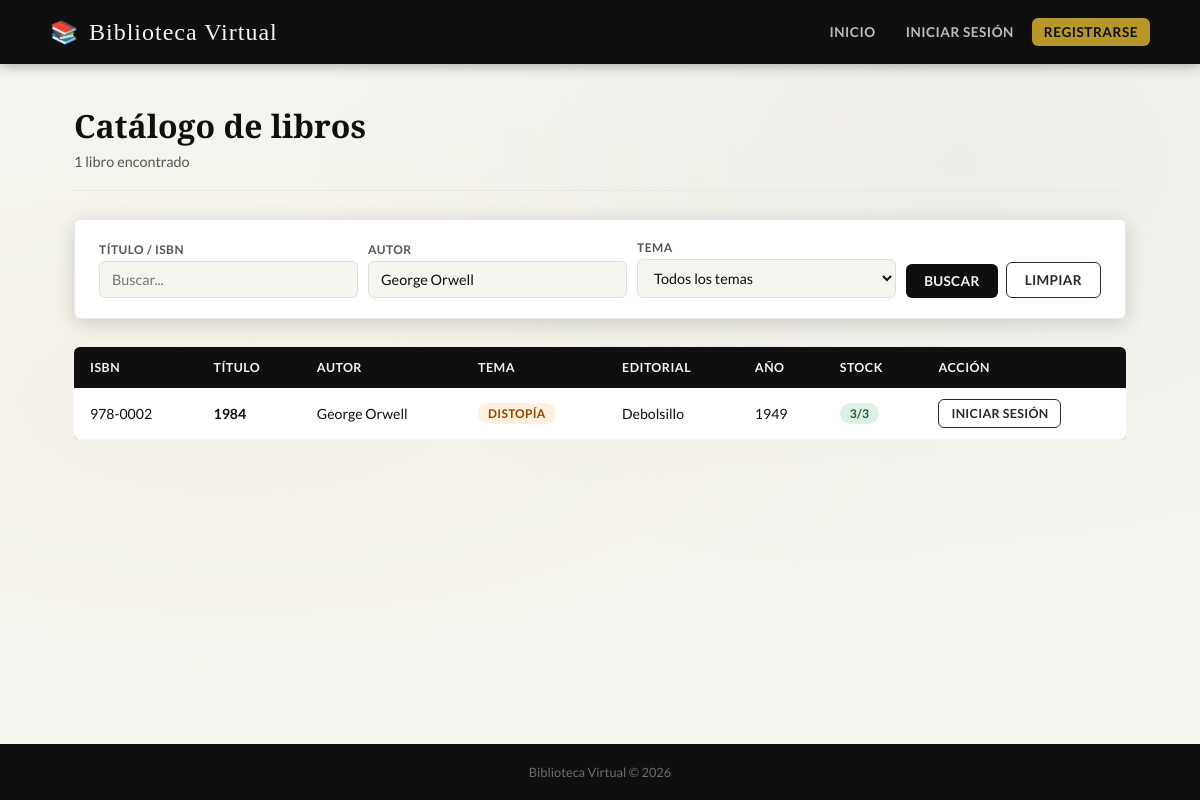
Screenshot of /catalogo.php?autor=George Orwell with the database file from the repository.
### tables this page shows
CREATE TABLE libros (
    id         INT AUTO_INCREMENT PRIMARY KEY,
    isbn       VARCHAR(20)  NOT NULL UNIQUE,
    titulo     VARCHAR(200) NOT NULL,
    autor      VARCHAR(150) NOT NULL,
    tema       VARCHAR(100) NOT NULL,
    editorial  VARCHAR(150) NOT NULL,
    anio       YEAR         NOT NULL,
    stock_total INT         NOT NULL DEFAULT 1,
    stock_disp  INT         NOT NULL DEFAULT 1
);

### includes/auth.php (called while the page is built, shortened)
<?php
function usuario(): ?array {
    return $_SESSION['usuario'] ?? null;
}

### catalogo.php (the view, shortened to what this page needs)
<?php
require_once 'includes/auth.php';
$pdo   = conectar();
$q     = trim($_GET['q']    ?? '');
$autor = trim($_GET['autor'] ?? '');
$tema  = trim($_GET['tema']  ?? '');
$where  = ['1=1'];
$params = [];
if ($autor) { $where[] = 'autor LIKE :autor'; $params[':autor'] = "%$autor%"; }
$stmt = $pdo->prepare('SELECT * FROM libros WHERE '.implode(' AND ',$where).' ORDER BY titulo');
$stmt->execute($params);
$libros = $stmt->fetchAll();
$u      = usuario();
?>
<!DOCTYPE html>
<html lang="es">
<head>
    <link rel="stylesheet" href="style.css">
</head>
<body>
<header class="site-header">
    <div class="header-inner">
        <div class="logo"><a href="index.php" style="color:inherit;display:flex;align-items:center;gap:10px"><span>📚</span> Biblioteca Virtual</a></div>
        <nav class="site-nav">
            <a href="index.php">Inicio</a>
            <?php if ($u): ?>
                <?php if (esAdmin()): ?>
                    <a href="admin/cargar_libro.php" class="nav-admin">➕ Cargar libro</a>
                    <a href="admin/prestamos.php"    class="nav-admin">📋 Préstamos</a>
                    <a href="admin/socios.php"       class="nav-admin">👥 Socios</a>
                <?php else: ?>
                    <a href="mis_prestamos.php">Mis préstamos</a>
                <?php endif; ?>
                <span class="nav-usuario">👤 <?= htmlspecialchars($u['nombre']) ?></span>
                <a href="logout.php" class="nav-salir">Salir</a>
            <?php else: ?>
                <a href="login.php">Iniciar sesión</a>
                <a href="registro.php" class="nav-cta">Registrarse</a>
            <?php endif; ?>
        </nav>
    </div>
</header>
<main>
<h1 class="page-titulo">Catálogo de libros</h1>
<p class="page-subtitulo"><?= count($libros) ?> libro<?= count($libros)!=1?'s':'' ?> encontrado<?= count($libros)!=1?'s':'' ?></p>
<div class="buscador-box">
    <form method="get" action="catalogo.php">
        <div class="campo">
            <label>Título / ISBN</label>
            <input type="text" name="q" value="<?= htmlspecialchars($q) ?>" placeholder="Buscar...">
        </div>
        <div class="campo">
            <label>Autor</label>
            <input type="text" name="autor" value="<?= htmlspecialchars($autor) ?>" placeholder="Nombre del autor...">
        </div>
        <div class="campo">
            <label>Tema</label>
            <select name="tema">
                <option value="">Todos los temas</option>
            </select>
        </div>
        <div style="display:flex;gap:8px;align-items:flex-end">
            <button type="submit" class="btn btn-primario">Buscar</button>
            <?php if ($q||$autor||$tema): ?>
                <a href="catalogo.php" class="btn btn-outline">Limpiar</a>
            <?php endif; ?>
        </div>
    </form>
</div>
<?php if (empty($libros)): ?>
    <div class="vacio"><span>📭</span><p>No se encontraron libros con esos criterios.</p></div>
<?php else: ?>
<div class="tabla-wrap">
<table class="tabla">
    <thead>
        <tr>
            <th>ISBN</th><th>Título</th><th>Autor</th><th>Tema</th>
            <th>Editorial</th><th>Año</th><th>Stock</th><th>Acción</th>
        </tr>
    </thead>
    <tbody>
    <?php foreach ($libros as $libro): ?>
    <tr>
        <td><?= htmlspecialchars($libro['isbn']) ?></td>
        <td><strong><?= htmlspecialchars($libro['titulo']) ?></strong></td>
        <td><?= htmlspecialchars($libro['autor']) ?></td>
        <td><span class="badge badge-naranja"><?= htmlspecialchars($libro['tema']) ?></span></td>
        <td><?= htmlspecialchars($libro['editorial']) ?></td>
        <td><?= $libro['anio'] ?></td>
        <td>
            <?php if ($libro['stock_disp'] > 0): ?>
                <span class="badge badge-verde"><?= $libro['stock_disp'] ?>/<?= $libro['stock_total'] ?></span>
            <?php else: ?>
                <span class="badge badge-rojo">Sin stock</span>
            <?php endif; ?>
        </td>
        <td>
            <?php if ($u && $u['rol']==='socio' && $libro['stock_disp']>0): ?>
                <form method="post" action="retirar.php" style="display:inline">
                    <input type="hidden" name="libro_id" value="<?= $libro['id'] ?>">
                    <button type="submit" class="btn btn-dorado btn-sm">Retirar</button>
                </form>
            <?php elseif (!$u && $libro['stock_disp']>0): ?>
                <a href="login.php" class="btn btn-outline btn-sm">Iniciar sesión</a>
            <?php elseif (esAdmin()): ?>
                <a href="admin/editar_libro.php?id=<?= $libro['id'] ?>" class="btn btn-outline btn-sm">Editar</a>
                <a href="admin/borrar_libro.php?id=<?= $libro['id'] ?>" class="btn btn-peligro btn-sm"
                   onclick="return confirm('¿Seguro que querés borrar este libro?')">Borrar</a>
            <?php else: ?>
                <span style="color:#bbb;font-size:.82rem">Sin stock</span>
            <?php endif; ?>
        </td>
    </tr>
    <?php endforeach; ?>
    </tbody>
</table>
</div>
<?php endif; ?>
</main>
<footer class="site-footer">
    <p>Biblioteca Virtual &copy; <?= date('Y') ?></p>
</footer>
</body>
</html>

### style.css (style rules this page uses)
:root { --marron : #0f0f0f; --marron-medio: #2a2a2a; --dorado : #b8972a; --dorado-claro: #d4b84a; --crema : #f5f5f0; --crema-oscura: #e8e8e2; --blanco : #ffffff; --gris-texto : #555; --rojo : #c0392b; --verde : #27714a; --sombra : 0 4px 20px rgba(0,0,0,.15); --sombra-hover: 0 8px 30px rgba(0,0,0,.25); --radio : 6px; }
*, *::before, *::after { margin:0; padding:0; box-sizing:border-box; }
html { scroll-behavior: smooth; }
body { font-family : 'Lato', sans-serif; background : var(--crema); color : var(--marron); min-height : 100vh; display : flex; flex-direction: column; background-image: radial-gradient(ellipse at 20% 50%, rgba(201,150,58,.06) 0%, transparent 60%), radial-gradient(ellipse at 80% 20%, rgba(59,42,26,.04) 0%, transparent 50%); }
a { color: var(--marron-medio); text-decoration: none; }
.site-header { background : var(--marron); padding : 0 40px; box-shadow : 0 2px 12px rgba(0,0,0,.3); position : sticky; top : 0; z-index : 100; }
.header-inner { max-width : 1100px; margin : 0 auto; display : flex; align-items : center; justify-content: space-between; height : 64px; gap : 20px; }
.logo { font-family : 'Playfair Display', serif; font-size : 1.5rem; color : var(--crema); letter-spacing: 1px; display : flex; align-items : center; gap : 10px; flex-shrink : 0; }
.logo span { font-size: 1.4rem; }
.site-nav { display : flex; align-items: center; gap : 6px; flex-wrap : wrap; }
.site-nav a { color : rgba(250,246,239,.75); font-size : .85rem; font-weight : 700; letter-spacing: .5px; text-transform: uppercase; padding : 6px 12px; border-radius: var(--radio); transition : all .2s; }
.site-nav .nav-cta { background: var(--dorado); color : var(--marron) !important; border-radius: var(--radio); }
main { max-width: 1100px; margin : 0 auto; padding : 40px 24px 80px; width : 100%; flex : 1; }
.buscador-box { background : var(--blanco); border : 1px solid var(--crema-oscura); border-radius: var(--radio); padding : 20px 24px; margin-bottom: 28px; box-shadow : var(--sombra); }
.buscador-box form { display : flex; flex-wrap: wrap; gap : 10px; align-items: flex-end; }
.campo { display : flex; flex-direction: column; gap : 4px; flex : 1; min-width : 150px; }
.campo label { font-size : .75rem; font-weight : 700; text-transform: uppercase; letter-spacing: .5px; color : var(--gris-texto); }
.campo input, .campo select { padding : 9px 12px; border : 1px solid #ddd; border-radius: var(--radio); font-family : 'Lato', sans-serif; font-size : .9rem; background : var(--crema); transition : border-color .2s; color : var(--marron); }
.tabla-wrap { overflow-x: auto; }
.tabla { width : 100%; border-collapse: collapse; background : var(--blanco); border-radius : var(--radio); overflow : hidden; box-shadow : var(--sombra); font-size : .88rem; }
.tabla thead tr { background: var(--marron); color : var(--crema); }
.tabla th { padding : 13px 16px; text-align : left; font-weight : 700; font-size : .78rem; text-transform: uppercase; letter-spacing: .5px; white-space : nowrap; }
.tabla td { padding : 11px 16px; border-bottom: 1px solid var(--crema-oscura); vertical-align: middle; }
.tabla tbody tr:last-child td { border-bottom: none; }
.badge { display : inline-block; padding : 3px 10px; border-radius: 20px; font-size : .75rem; font-weight : 700; text-transform: uppercase; letter-spacing: .3px; }
.badge-verde { background:#dcf0e5; color:#1a5c33; }
.badge-naranja { background:#fef0dc; color:#8a4a00; }
.btn { display : inline-block; padding : 9px 18px; border-radius: var(--radio); font-family : 'Lato', sans-serif; font-size : .85rem; font-weight : 700; cursor : pointer; border : none; transition : all .2s; text-align : center; white-space : nowrap; letter-spacing: .3px; text-transform: uppercase; }
.btn-primario { background: var(--marron); color: var(--crema); }
.btn-outline { background: transparent; border: 1.5px solid var(--marron-medio); color: var(--marron-medio); }
.btn-sm { padding: 6px 12px; font-size: .78rem; }
.page-titulo { font-family : 'Playfair Display', serif; font-size : 2rem; color : var(--marron); margin-bottom: 6px; }
.page-subtitulo { color : var(--gris-texto); font-size : .9rem; margin-bottom: 28px; padding-bottom: 20px; border-bottom: 1px solid var(--crema-oscura); }
.site-footer { background : var(--marron); color : rgba(250,246,239,.4); text-align : center; padding : 20px; font-size : .8rem; margin-top : auto; }

### rows the page displays
libros: isbn "978-0002", titulo "1984", autor "George Orwell", tema "DISTOPÍA", editorial "Debolsillo", anio "1949", stock_disp "3", stock_total "3", shows "INICIAR SESIÓN"

### other values shown
count($libros) "1"
